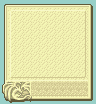

A 2D game scene composited from a Tiled map and its tileset images. What follows is a short description and the map's XML, with every tile layer's data as written:
An orthogonal 12x13 tile map with 8x8 px tiles, 1 tile layer (Tile Layer 1).

<map version="1.4" tiledversion="2020.12.18" orientation="orthogonal" renderorder="right-down" width="12" height="13" tilewidth="8" tileheight="8" infinite="0" nextlayerid="2" nextobjectid="1">
 <tileset firstgid="1" source="../../Tilesets/FE6/PageAndPortrait/PageAndPortrait.tsx" />
 <layer id="1" name="Tile Layer 1" width="12" height="13">
  <data encoding="csv">
11,12,12,12,12,12,12,12,12,12,12,13,
14,20,21,21,21,21,21,21,21,21,22,16,
14,23,15,15,15,15,15,15,15,15,24,16,
14,23,15,15,15,15,15,15,15,15,24,16,
14,23,15,15,15,15,15,15,15,15,24,16,
14,23,15,15,15,15,15,15,15,15,24,16,
14,23,15,15,15,15,15,15,15,15,24,16,
14,23,15,15,15,15,15,15,15,15,24,16,
14,23,15,15,15,15,15,15,15,15,24,16,
14,25,26,26,26,26,26,26,26,26,27,16,
40,41,42,43,52,52,52,52,52,52,52,16,
44,45,46,47,38,38,38,38,38,38,38,16,
48,49,50,51,18,18,18,18,18,18,18,19
</data>
 </layer>
</map>
